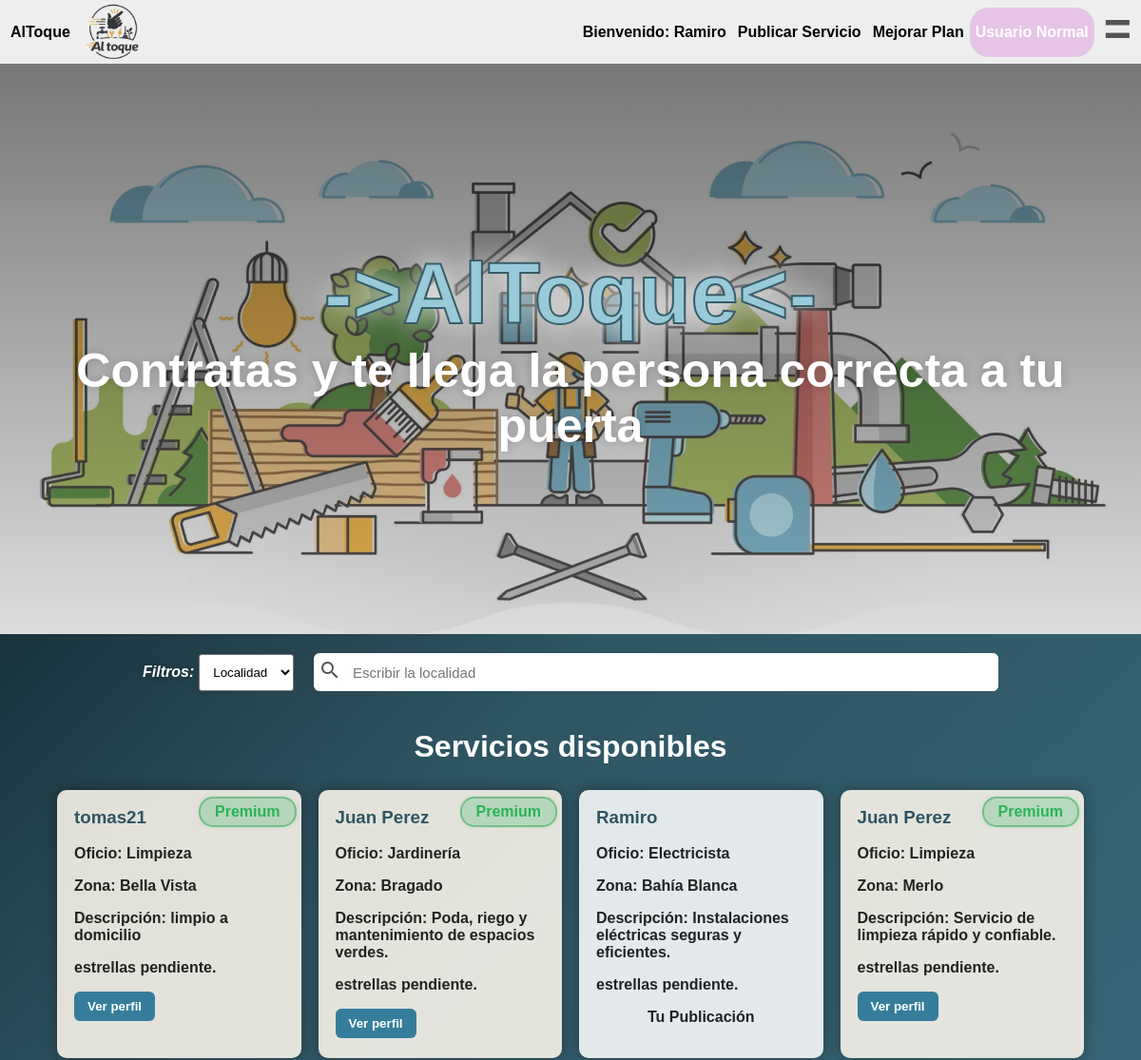
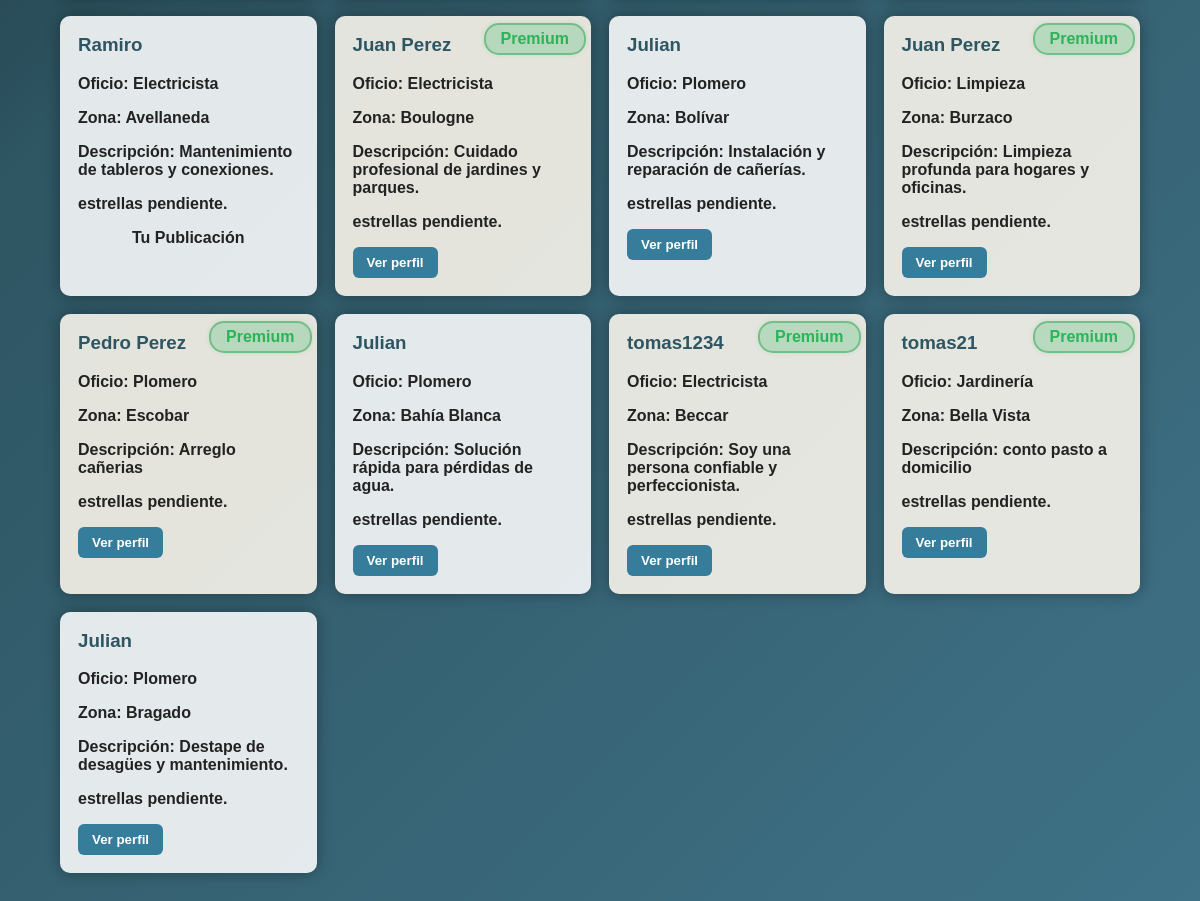
/FontEnd/html_y_css/pagina1.php (signed in), run on the app's committed database (2 pictures, top to bottom).
### tables this page shows
CREATE TABLE `usuarios` (
  `id` int(11) NOT NULL,
  `nombre_completo` varchar(60) NOT NULL,
  `email` varchar(50) NOT NULL,
  `contraseña` varchar(50) NOT NULL,
  `rol` varchar(20) NOT NULL
);

CREATE TABLE `publicaciones` (
  `id` int(11) NOT NULL,
  `id_usuario` int(11) NOT NULL,
  `nombre_completo` varchar(60) NOT NULL,
  `categoria` varchar(30) NOT NULL,
  `zona` varchar(50) NOT NULL,
  `descripcion` varchar(200) NOT NULL,
  `disponible` tinyint(1) NOT NULL,
  `id_cliente` int(11) NOT NULL
);

### backend/conexion/conexion_dal.php (called while the page is built)
<?php
$conexion=mysqli_connect("localhost","root","","base_del_proyecto");
function get_conexion(){
global $conexion;
    return $conexion;
}
?>

### FontEnd/html_y_css/pagina1.php (the view, shortened to what this page needs)
<!DOCTYPE html>
<html lang="es">
    <head>
        <link rel="stylesheet" href="css.css"/>
    </head>
    <body>
        <?php include("C:/xampp/htdocs/Proyecto-Altoque-_desarrollo_y_Arquitect_web/backend/funcion_header.php");
 ?>
        <div class="div__mapa">
            <h1>->AlToque<-</h1>
            <h2> Contratas y te llega la persona correcta a tu puerta</h2>
        </div>
        <div class="div">
            <div class="div_busqueda">
                <span>Filtros:  </span>
                <select class="details" name="" id="combo_filtro">
                    <option class="details__lista-item" value="Localidad">Localidad</option>
                </select>
            </div>
            <div class="div_busqueda__div_buscador">
                <label for="input_buscador_localidad" class="label-icono">
                    <span class="material-icons">search</span>
                </label>
                <input
                    class="input_buscador_localidad"
                    id="input_buscador_localidad"
                    type="text"
                    placeholder="Escribir la localidad"
                    list="lista_input"
                />
            </div>
        </div>
        <section class="servicios">
    <h2>Servicios disponibles</h2>
    <div class="tarjetas" id="contenedorServicios">
    <?php
    $conexion = mysqli_connect("localhost", "root", "", "base_del_proyecto");
    if($_SESSION["id_cliente"]){
        $id_cliente=$_SESSION["id_cliente"];
    }else{
        $id_cliente=0;
    }
    $respuesta = mysqli_query($conexion, "SELECT *, publicaciones.id AS id_real_publicacion FROM publicaciones INNER JOIN usuarios ON usuarios.id = id_usuario WHERE disponible = true ");
    $publicaciones = mysqli_fetch_all($respuesta, MYSQLI_ASSOC);
    shuffle($publicaciones);
    usort($publicaciones, function($a, $b) {
        if ($a["rol"] === $b["rol"]) return 0;
        $dado = rand(1, 100);
        if ($a["rol"] === "usuario_premium") {
            return ($dado <= 60) ? -1 : 1;
        }
        if ($b["rol"] === "usuario_premium") {
            return ($dado <= 60) ? 1 : -1;
        }
        return 0;
    });
    foreach($publicaciones as $publicacion) {
        $clase = ($publicacion["rol"] == "usuario_premium") ? "tarjeta-servicio tarjeta_premium" : "tarjeta-servicio";
        ?>
        <article class="<?php echo $clase; ?>">
            <?php if($publicacion["rol"] == "usuario_premium") echo '<span class="span_premium">Premium</span>'; ?>
            <h3><?php echo $publicacion["nombre_completo"]; ?></h3>
            <p><strong>Oficio: </strong><?php echo $publicacion["categoria"]; ?></p>
            <p><strong>Zona: </strong><?php echo $publicacion["zona"]; ?></p>
            <p><strong>Descripción: </strong><?php echo $publicacion["descripcion"]; ?></p>
            <p class="estrellas">estrellas pendiente.</p>
            <?php if($publicacion["id_usuario"]!=$id_cliente){
            ?><button><a id="link_publicacion" href="perfil.php?id=<?php echo $publicacion["id_real_publicacion"]; ?>">Ver perfil</a></button>
       <?php }else {
        ?><p style="text-align: center;user-select: none;"><strong>Tu Publicación</strong></p><?php
       }?>
            </article>
    <?php } ?>
    </div>
</section>
    </body>
</html>

### backend/funcion_header.php (shortened to what this page needs)
<?php
include ("conexion/conexion_dal.php");
$sesion=$_SESSION["cliente"];
if($sesion==null || $sesion==""){
    include("header_sin_sesion.php");
}else{
    $respuesta=mysqli_query(get_conexion(),"select * from usuarios where nombre_completo='$sesion'");
    while($usuario =mysqli_fetch_array($respuesta)){
    if($usuario["rol"]=="usuario"){
        include("header_usuario.php");
    }else if($usuario["rol"]=="usuario_premium"){
        include("header_usuario_premium.php");
    }elseif($usuario["rol"]=="administrador"){
        include("header_admin.php");
    }else{
        include("header_sin_sesion.php");
    }
    }
}
?>

### FontEnd/html_y_css/header_usuario.php (shortened to what this page needs)
<header class="header">
    <ul class="header__list">
        <li class="header__list-item"><p>AlToque</p><img src="../imagenes/logo_al_toque.png" alt=""></li>
        <li class="header__list-item">
            Bienvenido:
            <?php echo $_SESSION["cliente"]; ?>
        </li>
        <li class="header__list-item">
            <a class="inicio-link" href="publicar.php">
                Publicar Servicio
            </a>
        </li>
        <li class="header__list-item">
            <a class="inicio-link" href="mejorar_plan.php">
                Mejorar Plan
            </a>
        </li>
        <li class="header__list-item usuario_item">
            Usuario Normal
        </li>
        <label for="header__checkbox" class="header__label">=</label>
    </ul>
</header>

### data on the page
publicaciones: shows "Premium", id_usuario.nombre_completo "tomas21", categoria "Limpieza", zona "Bella Vista", descripcion "limpio a domicilio"
publicaciones: shows "Premium", id_usuario.nombre_completo "Juan Perez", categoria "Jardinería", zona "Bragado", descripcion "Poda, riego y mantenimiento de espacios verdes."
publicaciones: id_usuario.nombre_completo "Ramiro", categoria "Electricista", zona "Bahía Blanca", descripcion "Instalaciones eléctricas seguras y eficientes.", shows "Tu Publicación"
publicaciones: shows "Premium", id_usuario.nombre_completo "Juan Perez", categoria "Limpieza", zona "Merlo", descripcion "Servicio de limpieza rápido y confiable."
publicaciones: id_usuario.nombre_completo "Ramiro", categoria "Electricista", zona "Avellaneda", descripcion "Mantenimiento de tableros y conexiones.", shows "Tu Publicación"
publicaciones: shows "Premium", id_usuario.nombre_completo "Juan Perez", categoria "Electricista", zona "Boulogne", descripcion "Cuidado profesional de jardines y parques."
publicaciones: id_usuario.nombre_completo "Julian", categoria "Plomero", zona "Bolívar", descripcion "Instalación y reparación de cañerías."
publicaciones: shows "Premium", id_usuario.nombre_completo "Juan Perez", categoria "Limpieza", zona "Burzaco", descripcion "Limpieza profunda para hogares y oficinas."
publicaciones: shows "Premium", id_usuario.nombre_completo "Pedro Perez", categoria "Plomero", zona "Escobar", descripcion "Arreglo cañerias"
publicaciones: id_usuario.nombre_completo "Julian", categoria "Plomero", zona "Bahía Blanca", descripcion "Solución rápida para pérdidas de agua."
publicaciones: shows "Premium", id_usuario.nombre_completo "tomas1234", categoria "Electricista", zona "Beccar", descripcion "Soy una persona confiable y perfeccionista."
publicaciones: shows "Premium", id_usuario.nombre_completo "tomas21", categoria "Jardinería", zona "Bella Vista", descripcion "conto pasto a domicilio"
publicaciones: id_usuario.nombre_completo "Julian", categoria "Plomero", zona "Bragado", descripcion "Destape de desagües y mantenimiento."
